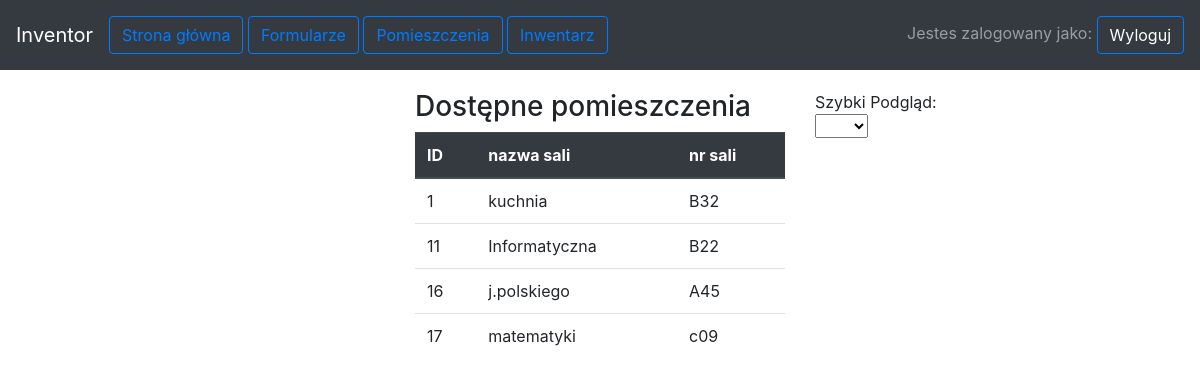
Page /php/main.php on the committed database.
### tables this page shows
CREATE TABLE `pomieszczenia` (
  `id` int(11) NOT NULL,
  `userzy_iduserzy` int(11) NOT NULL,
  `nazwa_sali` varchar(45) DEFAULT NULL,
  `nr_sali` varchar(4) DEFAULT NULL,
  `klima` tinyint(4) DEFAULT NULL
);

### php/main.php (the view, shortened to what this page needs)
<body>
<?php
$serw = mysqli_connect("localhost", "root", "zaq1@WSX", "baza");
include 'toolbar.php';
echo "<div class='container-fluid' style='margin-top: 20px;'>";
echo "<div class='row'>";
echo '<div class="col-lg-4">';
echo "</div>";
$zap = "select * from pomieszczenia;";
$zapytanie = mysqli_query($serw, $zap);
echo '<div class="col-lg-4">';
if (mysqli_num_rows($zapytanie) > 0) {
    echo "<h3>Dostępne pomieszczenia</h3>";
    echo "<table class='table'><thead class='thead-dark'><tr>
        <th>ID</th>
        <th>nazwa sali</th>
        <th>nr sali</th>
        </tr></thead>";
    while($wynik = mysqli_fetch_assoc($zapytanie)){
        echo "<tr>
        <td>".$wynik['id']."</td>
        <td>".$wynik['nazwa_sali']."</td>
        <td>".$wynik['nr_sali']."</td>";
    }
    echo "</table></div>";
}
?>
<div class ='col-lg-4'>
<?php
echo "Szybki Podgląd:";
echo "<br>";
$zapytanie = mysqli_query($serw, $zap);
if (mysqli_num_rows($zapytanie) > 0) {
    echo "<select name='sala' id='selektor' onchange='wyswietl(this.value);'>";
    echo "</select><br/>";
}
echo "</div>";
echo "</div>";
echo "</div>";
?>
</body>

### php/toolbar.php (shortened to what this page needs)
<html lang='PL'>
<head>
<link rel="stylesheet" src="../css/style.css">
<link rel="stylesheet" href="https://ajax.googleapis.com/ajax/libs/jqueryui/1.12.1/themes/black-tie/jquery-ui.css">
        <link rel="stylesheet" href="https://stackpath.bootstrapcdn.com/bootstrap/4.3.1/css/bootstrap.min.css">
</head>
<body>
<nav class="navbar navbar-expand-lg navbar-dark bg-dark">
    <a class="navbar-brand" href="#">Inventor</a>
<div class="collapse navbar-collapse" id="navbarText">
    <ul class="navbar-nav mr-auto" >
      <li class="nav-item active">
        <a href="main.php" class="btn btn-outline-primary">Strona główna</a>
      </li><?php
      if($_SESSION['upraw']!='1'){
        echo '
        &nbsp;
      <li class="nav-item">
        <a href="formularze.php" class="btn btn-outline-primary">Formularze</a>
      </li>&nbsp;<li class="nav-item">
        <a href="tworzenie.php" class="btn btn-outline-primary">Pomieszczenia</a>
      </li>'.
          '&nbsp;
      <li class="nav-item">
        <a href="przedmioty.php" class="btn btn-outline-primary">Inwentarz</a>
      </li>';
      }
      ?>
      </ul>
    <span class="navbar-text">
      <?php
        echo "Jestes zalogowany jako: ".$_SESSION['log'];
      ?>
      <a href="wyloguj.php" class="btn btn-outline-primary">Wyloguj</a>
    </span>
  </div>
</nav>
</body>
</html>

### rows in the picture
pomieszczenia: id "1", nazwa_sali "kuchnia", nr_sali "B32"
pomieszczenia: id "11", nazwa_sali "Informatyczna", nr_sali "B22"
pomieszczenia: id "16", nazwa_sali "j.polskiego", nr_sali "A45"
pomieszczenia: id "17", nazwa_sali "matematyki", nr_sali "c09"
